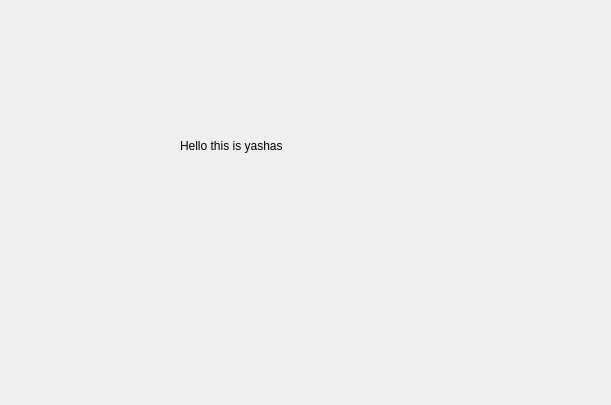
<?xml version="1.0" encoding="UTF-8"?>
<ui version="4.0">
 <class>secDialog</class>
 <widget class="QDialog" name="secDialog">
  <property name="geometry">
   <rect>
    <x>0</x>
    <y>0</y>
    <width>611</width>
    <height>405</height>
   </rect>
  </property>
  <property name="windowTitle">
   <string>Dialog</string>
  </property>
  <widget class="QLabel" name="label">
   <property name="geometry">
    <rect>
     <x>180</x>
     <y>70</y>
     <width>191</width>
     <height>151</height>
    </rect>
   </property>
   <property name="text">
    <string>Hello this is yashas </string>
   </property>
  </widget>
 </widget>
 <resources/>
 <connections/>
</ui>
